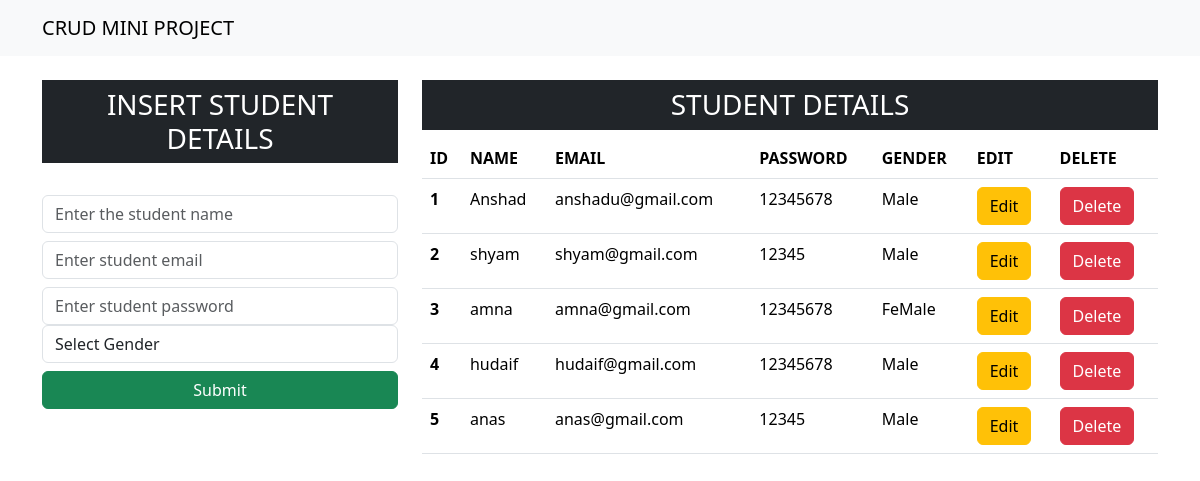
/, run on an earlier commit of the app's database.
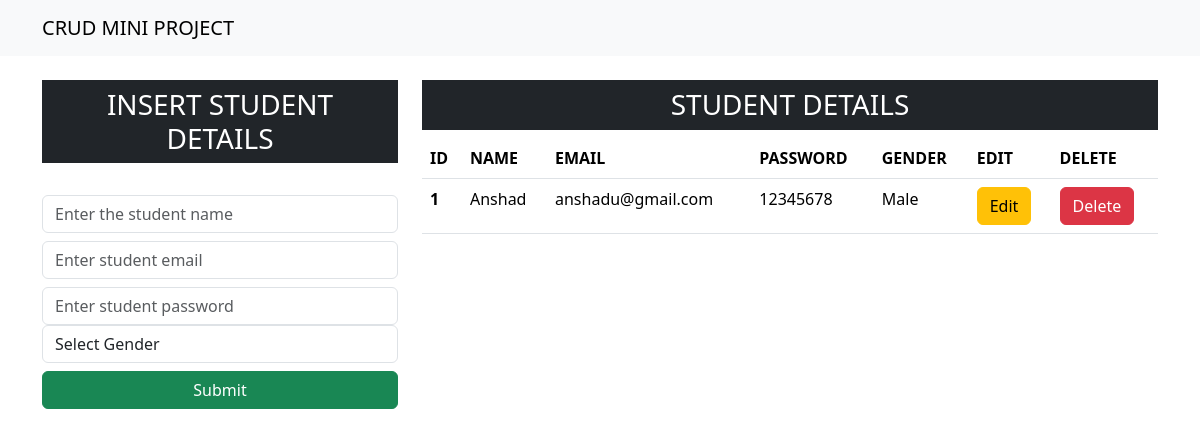
And on a later commit of the database.
### app/models.py (models this page shows, shortened)
class Student(models.Model):
    name=models.CharField(max_length=255,blank=False,null=False)
    email=models.EmailField()
    password=models.CharField(max_length=10)
    gender=models.CharField(max_length=25)

### app/views.py (the view)
# urls.py: path('',include('app.urls'),name='index')
def index(request):
    data=Student.objects.all()
    context={'data':data}
    return render(request,'index.html',context)

### templates/index.html (shortened to what this page needs)
<!doctype html>
<html lang="en">
  <head>
    <link href="https://cdn.jsdelivr.net/npm/bootstrap@5.3.3/dist/css/bootstrap.min.css" rel="stylesheet">
  </head>
  <body>
    <nav class="navbar navbar-expand-lg bg-body-tertiary">
        <div class="container-md">
          <a class="navbar-brand" href="/">CRUD MINI PROJECT</a>
        </div>
      </nav>
      <div class="container" mt-3>
        <div class="row">
            <div class="col-md-4">
                <h3 class="text-center text-white bg-dark p-2 mt-4">INSERT STUDENT DETAILS</h3>
            <br>
            <form action="insert" method="post">
                <div class="form-group">
                    <input type="text" class="form-control" placeholder="Enter the student name" name="name" required>
                </div>
                <div class="form-group">
                    <input type="email" class="form-control mt-2" placeholder="Enter student email" name="email" required>
                </div>
                <div class="form-group">
                    <input type="password" class="form-control mt-2" placeholder="Enter student password" name="password" required>
                </div>
                <div class="form-group">
                    <select id="gender" class="form-control" name="gender" required>
                      <option selected>Select Gender</option>
                    </select>
                </div>
                <div class="d-grid gap-2">
                    <button class="btn btn-success mt-2" type="submit">Submit</button>
                </div>
            </form>
            </div>
            <div class="col-md-8">
                <h3 class="text-center text-white bg-dark mt-4 p-2">STUDENT DETAILS</h3>
                <table class="table">
                    <thead>
                      <tr>
                        <th scope="col">ID</th>
                        <th scope="col">NAME</th>
                        <th scope="col">EMAIL</th>
                        <th scope="col">PASSWORD</th>
                        <th scope="col">GENDER</th>
                        <th scope="col">EDIT</th>
                        <th scope="col">DELETE</th>
                      </tr>
                    </thead>
                    <tbody>
                        {% for d in data %}
                      <tr>
                        <th scope="row">{{d.id}}</th>
                        <td>{{d.name}}</td>
                        <td>{{d.email}}</td>
                        <td>{{d.password}}</td>
                        <td>{{d.gender}}</td>
                        <td><a type="button" href="update/{{d.id}}" class="btn btn-warning">Edit</a></td>
                        <td><a type="button" href="delete/{{d.id}}" class="btn btn-danger">Delete</a></td>
                      </tr>
                        {% endfor %}
                    </tbody>
                  </table>
            </div>
        </div>
      </div>
  </body>
</html>

What changed in the data, as far as the page shows it:
removed Student: id "2", name "shyam", email "shyam@gmail.com", password "12345", gender "Male"
removed Student: id "3", name "amna", email "amna@gmail.com", password "12345678", gender "FeMale"
removed Student: id "4", name "hudaif", email "hudaif@gmail.com", password "12345678", gender "Male"
removed Student: id "5", name "anas", email "anas@gmail.com", password "12345", gender "Male"
